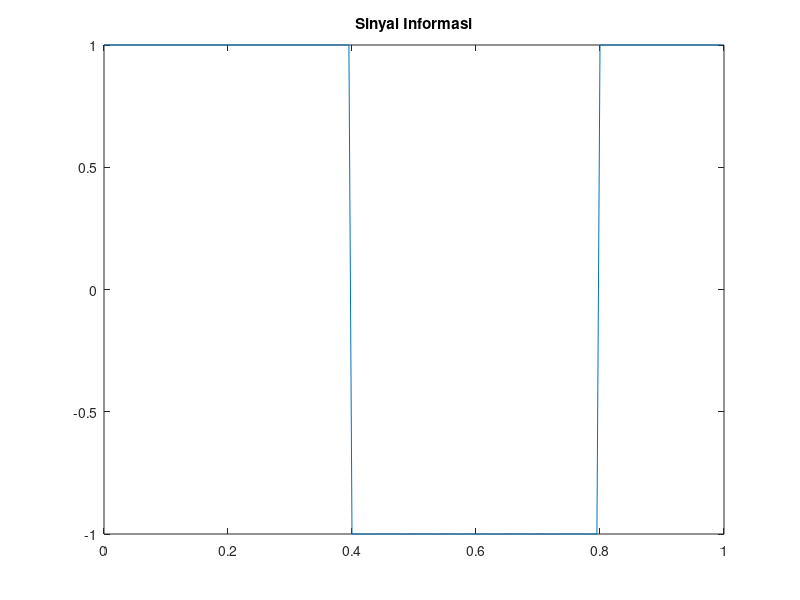
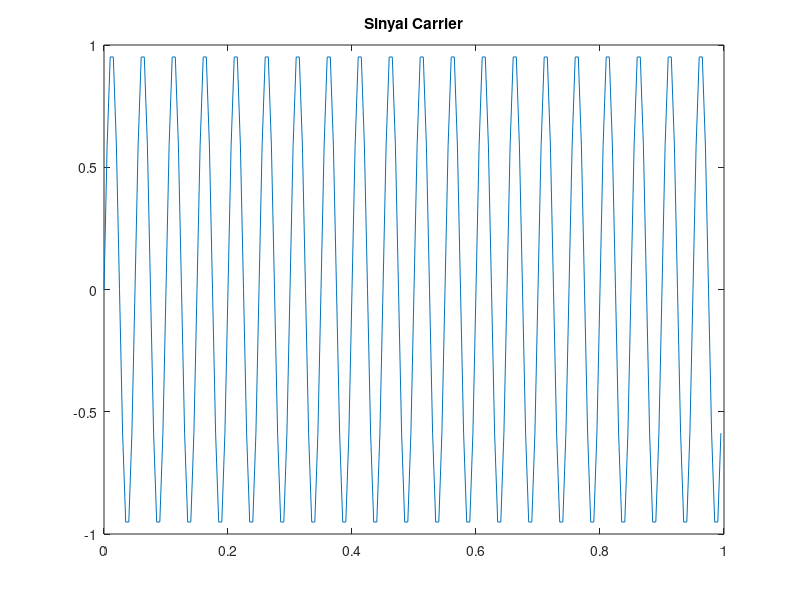
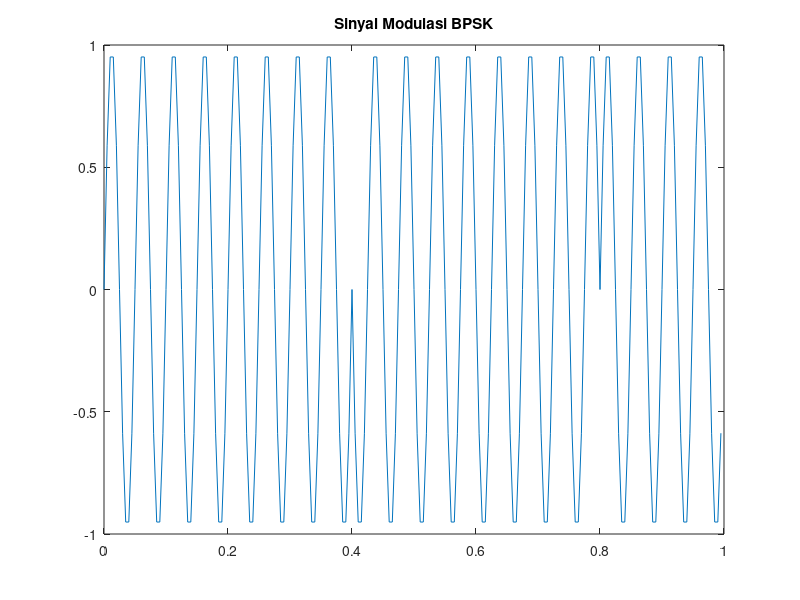
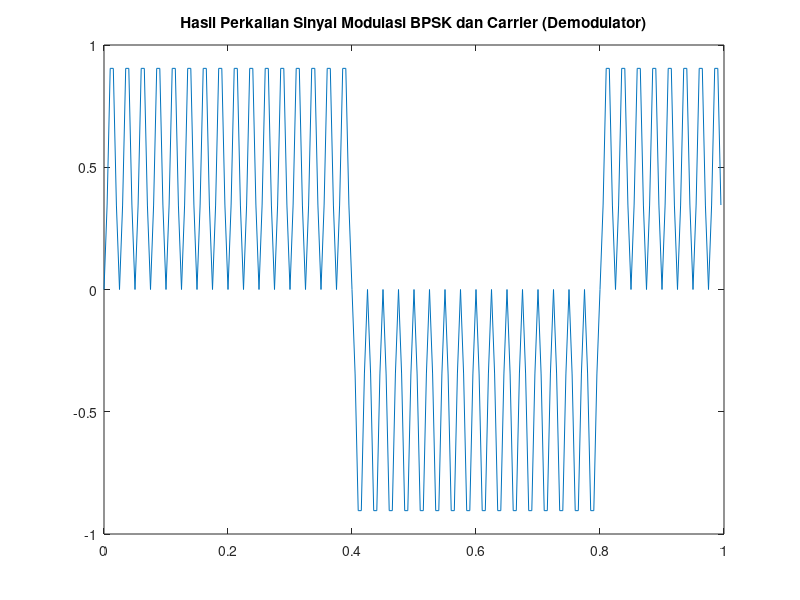

These charts were generated, in order, by the following MATLAB code:
clc
clear

bitdata = [1 1 0 0 1];
bitrate = 5; %jumlah bit per second (bps)

%membuat nilai NRZ
%NRZ Encoder
%fungsinya untuk mengkonversi nilai bit menjadi sinyal informasi
%nilai bit 1 tetap menjadi 1, nilai bit 0 akan menjadi -1
jumlah_bit = length(bitdata);
for i=1:jumlah_bit %angka nya 6, karena data nya 6
    if(bitdata(i)==0)
        NRZ_out(i)=-1;
    else
        NRZ_out(i)=1;
    end
end    

Ac = 1;
Fc = 20;

Fs = 10*Fc; %nilai frekuensi sampling disini minimal harus >=2x dari frekuensi
%arti frekuensi sampling = banyaknya sample dalam 1 detik
Ts = 1/Fs;

%buat sinyal NRZ
%s1 = 1*ones(1,Fs/bitrate);
%s2 = 1*ones(1,Fs/bitrate);
%s3 = -1*ones(1,Fs/bitrate);
%s4 = -1*ones(1,Fs/bitrate);
%si =[s1 s2 s3 s4]

si = NRZ_out(1)*ones(1,Fs/bitrate);

for i = 2:jumlah_bit
    s = NRZ_out(i)*ones(1,Fs/bitrate);
    si = [si s];
end
%si digunakan untuk menggabungkan sinyal s1, s2, s3, s4

t = 0:Ts:jumlah_bit/bitrate; %nilai 3 disini dapat diganti dengan nilai lain (karna dia terserah nilainya)
length_t = length(t);
t = t(1:length_t-1); % untuk motong t
%sinyal informasi
%Si = Ai*sin(2*pi*Fi*t);
figure
plot(t, si)
title('Sinyal Informasi')

%sinyal carrier
Sc = Ac*sin(2*pi*Fc*t);
figure
plot(t, Sc)
title('Sinyal Carrier')

S_BPSK = si.*Sc;
figure
plot(t,S_BPSK)
title('Sinyal Modulasi BPSK')

%proses demodulator
S_dt = S_BPSK.*Sc;
figure 
plot(t, S_dt)
title('Hasil Perkalian Sinyal Modulasi BPSK dan Carrier (Demodulator)') %pada figure 4 masih ada frekuensi tinggi, jadi baal digunakan LPF untuk menghilangkan sinyal frekuensi tinggi tersebut